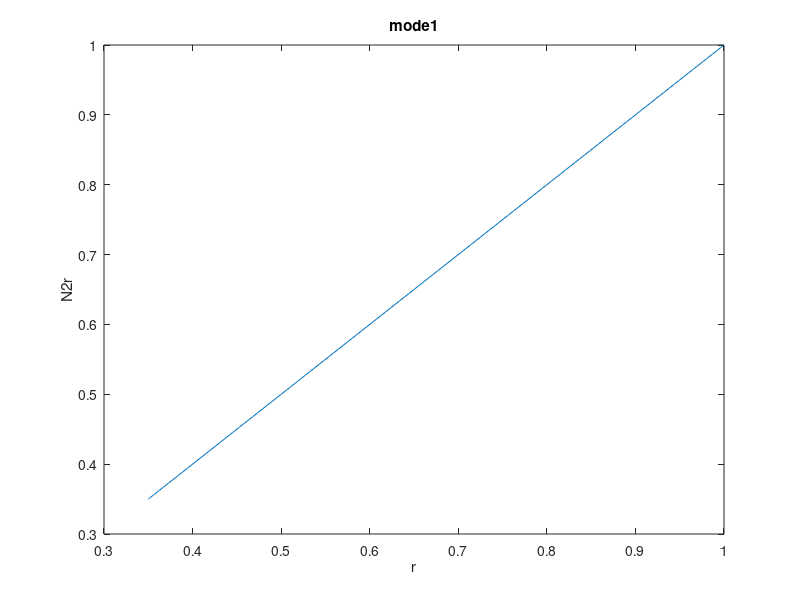
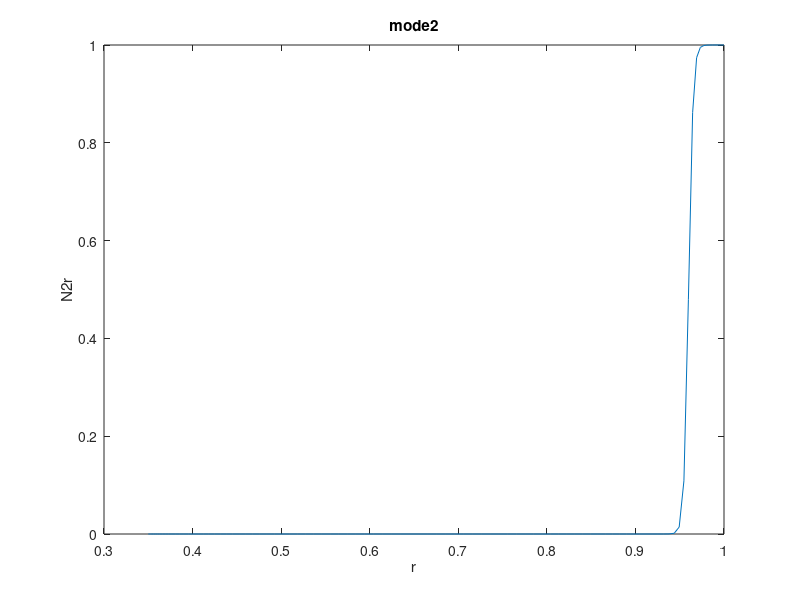
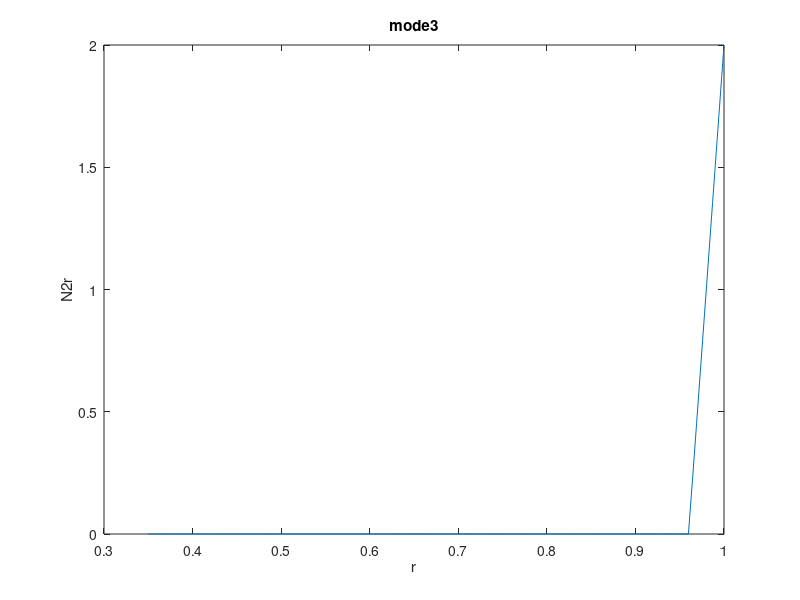
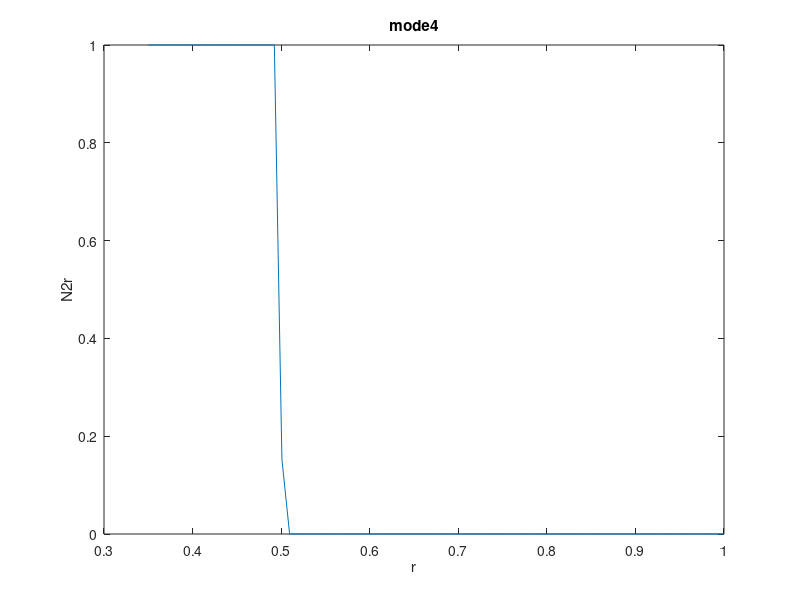

The MATLAB source for these figures, in order:
N = 100;
ri = 0.35;
x=cos(pi*(0:N)/N)'; %[-1,1]
r=(1-ri)/2*x+(1+ri)/2; % x=2*r/(1-ri)-(1+ri)/(1-ri);

N2r_modeS = zeros(size(r,1),4);

N2r_modeS(:,1) = r;
N2r_modeS(:,2) = (1-0.5*(1-tanh((r-0.96)/0.005))); 
N2r_modeS(:,3) = (r-0.96)/(1-0.96)+abs((r-0.96)/(1-0.96)); 
N2r_modeS(:,4)=(1-0.5*(1-tanh((0.5-r)/0.001)));

for i = 1:size(N2r_modeS,2)
    figure
    plot(r,N2r_modeS(:,i)');
    xlabel('r');
    ylabel('N2r');
    title(['mode',num2str(i)]);
end